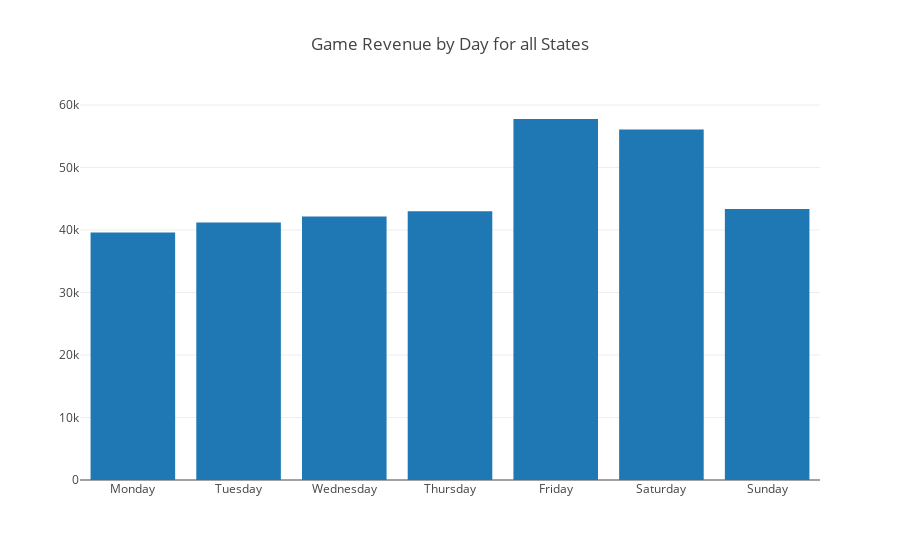

The notebook cell this image was saved under:
### Code cell
#Plot bar chart.
data = [go.Bar(
            x=[weekday.title() for weekday in weekdays],
            y=game_rev_weekday['total_game_revenue']
    )]

layout = go.Layout(title="Game Revenue by Day for all States")
fig = go.Figure(data=data, layout=layout)
offline.iplot(fig, filename='basic-bar-by-day')

### Figure 1 — Plotly figure (JSON) as saved in the notebook; plotly's stock layout.template omitted (floating-point values rounded to 4 significant figures)
{"data": [{"type": "bar", "uid": "5e7d6d11-07b1-4509-abdf-d0913e7a52a6", "x": ["Monday", "Tuesday", "Wednesday", "Thursday", "Friday", "Saturday", "Sunday"], "y": [39610.0, 41220.0, 42150.0, 42990.0, 57770.0, 56070.0, 43360.0]}], "layout": {"title": "Game Revenue by Day for all States"}}
